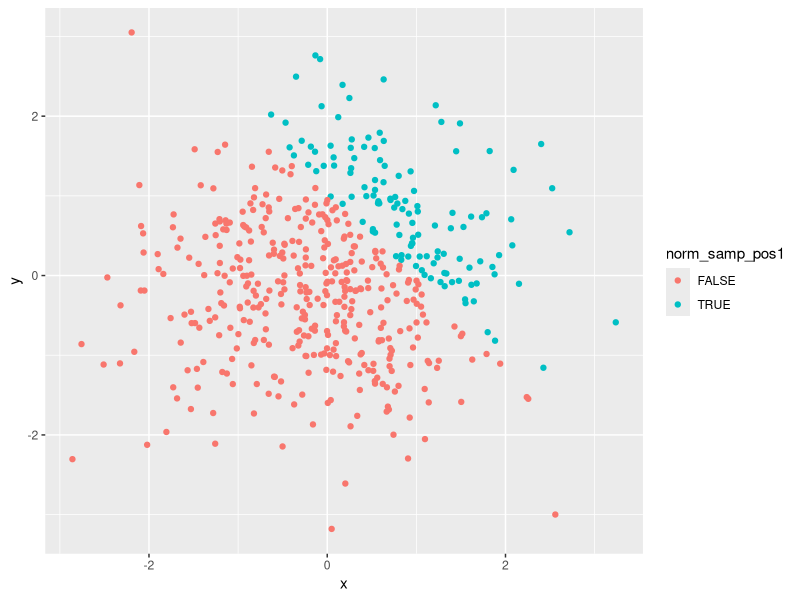
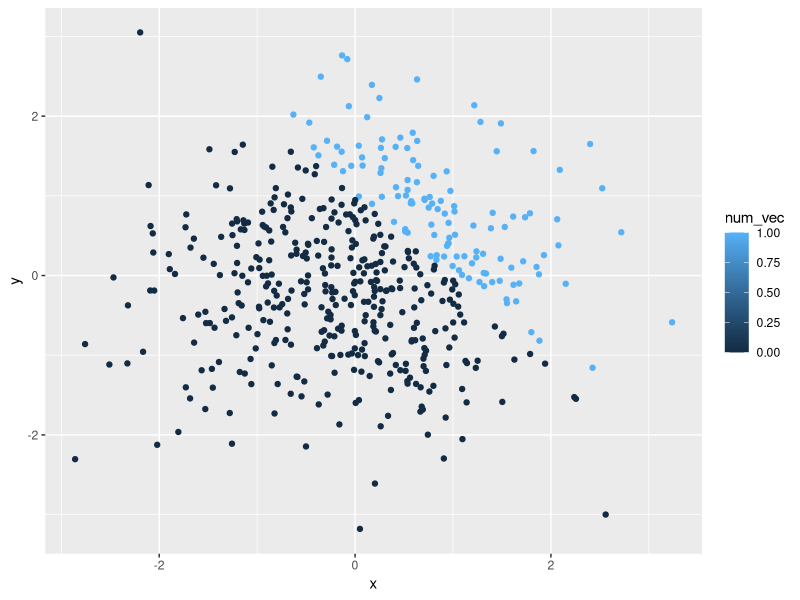
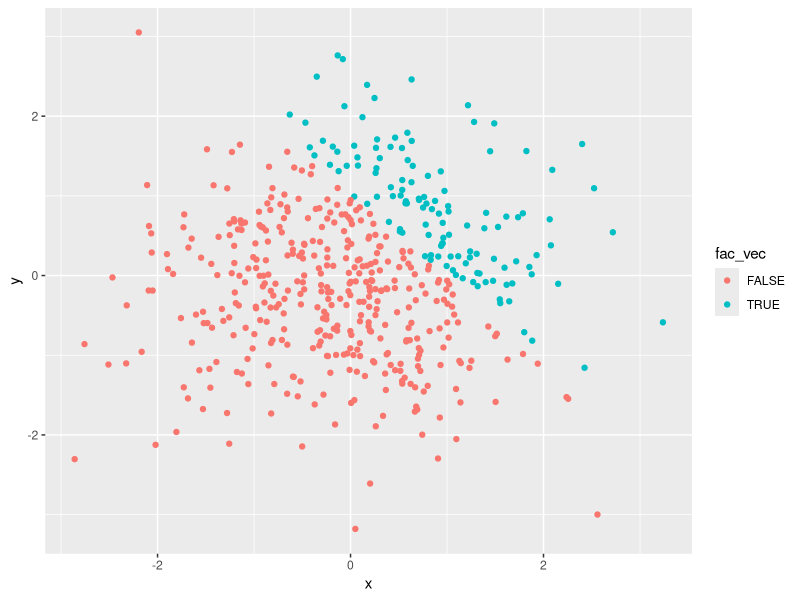
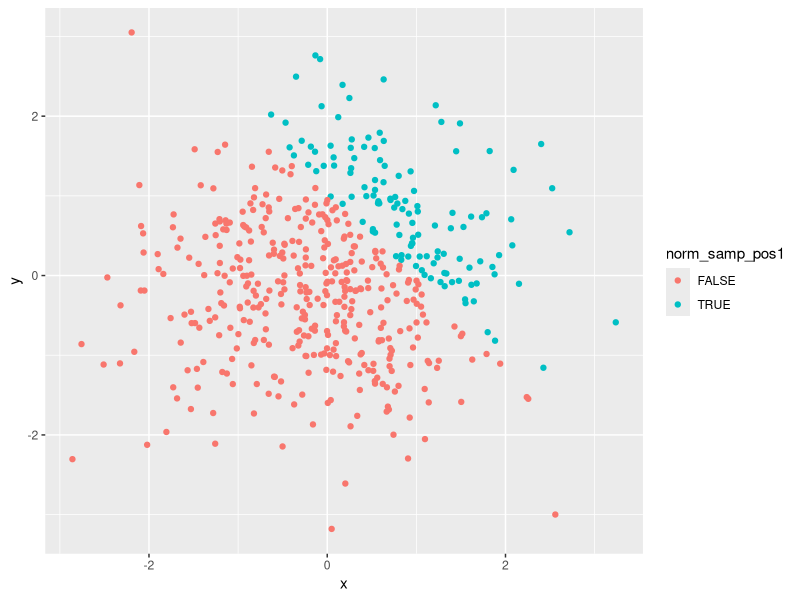

Source code (R) for these figures, in order:
## ---- chunk 1
knitr::opts_chunk$set(echo = TRUE)
library(tidyverse)
## ---- chunk 2
p1_df = tibble(
  norm_samp = rnorm(8),
  norm_samp_pos = norm_samp > 0,
  vec_char = c ("1", "2", "3", "4", "5", "6", "7", "8"),
  vec_factor = factor(c("A", "A", "A", "B", "B", "B", "C", "C"))
)

mean(pull(p1_df, norm_samp))
mean(pull(p1_df, norm_samp_pos))
mean(pull(p1_df, vec_char))
mean(pull(p1_df, vec_factor))

## ---- chunk 3

### convert the logical vector to numeric, and multiply the random sample by the result
as.numeric(pull(p1_df, norm_samp_pos)) * pull(p1_df, norm_samp)

### convert the logical vector to a factor, and multiply the random sample by the result
as.factor(pull(p1_df, norm_samp_pos)) * pull(p1_df, norm_samp)

### convert the logical vector to a factor and then convert the result to numeric, and multiply the random sample by the result
as.numeric(as.factor(pull(p1_df, norm_samp_pos))) * pull(p1_df, norm_samp)
## ---- chunk 4
p2_df = tibble(
  x = rnorm(500),
  y = rnorm(500),
  norm_samp_pos1 = x + y > 1,
  num_vec = as.numeric (norm_samp_pos1),
  fac_vec = as.factor (norm_samp_pos1)
)
## ---- chunk 5
# Scatterplot for logical vector
ggplot(p2_df, aes( x = x, y = y, color = norm_samp_pos1)) + geom_point()

# Scatterplot for numeric vector
ggplot(p2_df, aes( x = x, y = y, color = num_vec)) + geom_point()

# Scatterplot for factor vector
ggplot(p2_df, aes( x = x, y = y, color = fac_vec)) + geom_point()

## ---- chunk 6
ggsave("Problem2_1stplot.pdf", plot = ggplot(p2_df, aes( x = x, y = y, color = norm_samp_pos1)) + geom_point())
